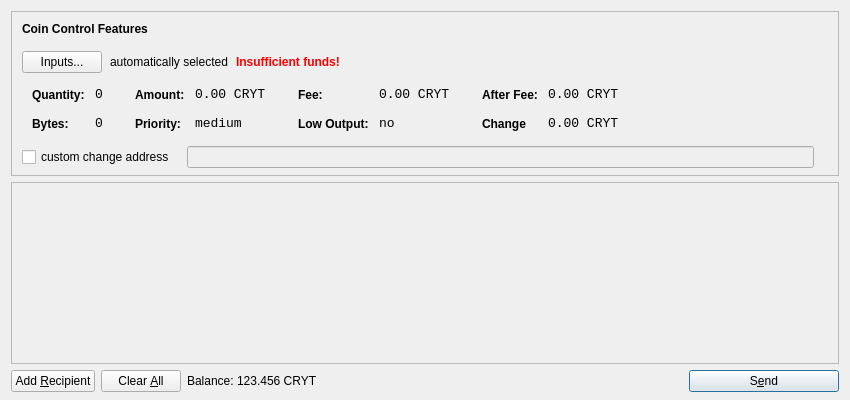
<?xml version="1.0" encoding="UTF-8"?>
<ui version="4.0">
 <class>SendCoinsDialog</class>
 <widget class="QDialog" name="SendCoinsDialog">
  <property name="geometry">
   <rect>
    <x>0</x>
    <y>0</y>
    <width>850</width>
    <height>400</height>
   </rect>
  </property>
  <property name="windowTitle">
   <string>Send Coins</string>
  </property>
  <layout class="QVBoxLayout" name="verticalLayout" stretch="0,1,0">
   <property name="bottomMargin">
    <number>8</number>
   </property>
   <item>
    <widget class="QFrame" name="frameCoinControl">
     <property name="sizePolicy">
      <sizepolicy hsizetype="Expanding" vsizetype="Expanding">
       <horstretch>0</horstretch>
       <verstretch>0</verstretch>
      </sizepolicy>
     </property>
     <property name="maximumSize">
      <size>
       <width>16777215</width>
       <height>16777215</height>
      </size>
     </property>
     <property name="frameShape">
      <enum>QFrame::StyledPanel</enum>
     </property>
     <property name="frameShadow">
      <enum>QFrame::Sunken</enum>
     </property>
     <layout class="QVBoxLayout" name="verticalLayoutCoinControl2">
      <property name="spacing">
       <number>-1</number>
      </property>
      <property name="leftMargin">
       <number>0</number>
      </property>
      <property name="topMargin">
       <number>0</number>
      </property>
      <property name="rightMargin">
       <number>0</number>
      </property>
      <property name="bottomMargin">
       <number>6</number>
      </property>
      <item>
       <layout class="QVBoxLayout" name="verticalLayoutCoinControl" stretch="0,0,0,0,1">
        <property name="spacing">
         <number>0</number>
        </property>
        <property name="leftMargin">
         <number>10</number>
        </property>
        <property name="topMargin">
         <number>10</number>
        </property>
        <item>
         <layout class="QHBoxLayout" name="horizontalLayoutCoinControl1">
          <property name="bottomMargin">
           <number>15</number>
          </property>
          <item>
           <widget class="QLabel" name="labelCoinControlFeatures">
            <property name="sizePolicy">
             <sizepolicy hsizetype="Preferred" vsizetype="Maximum">
              <horstretch>0</horstretch>
              <verstretch>0</verstretch>
             </sizepolicy>
            </property>
            <property name="font">
             <font>
              <weight>75</weight>
              <bold>true</bold>
             </font>
            </property>
            <property name="styleSheet">
             <string notr="true">font-weight:bold;</string>
            </property>
            <property name="text">
             <string>Coin Control Features</string>
            </property>
           </widget>
          </item>
         </layout>
        </item>
        <item>
         <layout class="QHBoxLayout" name="horizontalLayoutCoinControl2" stretch="0,0,0,0">
          <property name="spacing">
           <number>8</number>
          </property>
          <property name="bottomMargin">
           <number>10</number>
          </property>
          <item>
           <widget class="QPushButton" name="pushButtonCoinControl">
            <property name="styleSheet">
             <string notr="true"/>
            </property>
            <property name="text">
             <string>Inputs...</string>
            </property>
           </widget>
          </item>
          <item>
           <widget class="QLabel" name="labelCoinControlAutomaticallySelected">
            <property name="text">
             <string>automatically selected</string>
            </property>
            <property name="margin">
             <number>5</number>
            </property>
           </widget>
          </item>
          <item>
           <widget class="QLabel" name="labelCoinControlInsuffFunds">
            <property name="font">
             <font>
              <weight>75</weight>
              <bold>true</bold>
             </font>
            </property>
            <property name="styleSheet">
             <string notr="true">color:red;font-weight:bold;</string>
            </property>
            <property name="text">
             <string>Insufficient funds!</string>
            </property>
            <property name="margin">
             <number>5</number>
            </property>
           </widget>
          </item>
          <item>
           <spacer name="horizontalSpacerCoinControl">
            <property name="orientation">
             <enum>Qt::Horizontal</enum>
            </property>
            <property name="sizeHint" stdset="0">
             <size>
              <width>40</width>
              <height>1</height>
             </size>
            </property>
           </spacer>
          </item>
         </layout>
        </item>
        <item>
         <widget class="QWidget" name="widgetCoinControl" native="true">
          <property name="sizePolicy">
           <sizepolicy hsizetype="Preferred" vsizetype="Preferred">
            <horstretch>0</horstretch>
            <verstretch>0</verstretch>
           </sizepolicy>
          </property>
          <property name="minimumSize">
           <size>
            <width>0</width>
            <height>0</height>
           </size>
          </property>
          <property name="styleSheet">
           <string notr="true"/>
          </property>
          <layout class="QHBoxLayout" name="horizontalLayoutCoinControl5">
           <property name="margin">
            <number>0</number>
           </property>
           <item>
            <layout class="QHBoxLayout" name="horizontalLayoutCoinControl3" stretch="0,0,0,1">
             <property name="spacing">
              <number>20</number>
             </property>
             <property name="topMargin">
              <number>0</number>
             </property>
             <property name="bottomMargin">
              <number>10</number>
             </property>
             <item>
              <layout class="QFormLayout" name="formLayoutCoinControl1">
               <property name="horizontalSpacing">
                <number>10</number>
               </property>
               <property name="verticalSpacing">
                <number>14</number>
               </property>
               <property name="leftMargin">
                <number>10</number>
               </property>
               <property name="topMargin">
                <number>4</number>
               </property>
               <property name="rightMargin">
                <number>6</number>
               </property>
               <item row="0" column="0">
                <widget class="QLabel" name="labelCoinControlQuantityText">
                 <property name="styleSheet">
                  <string notr="true">font-weight:bold;</string>
                 </property>
                 <property name="text">
                  <string>Quantity:</string>
                 </property>
                 <property name="margin">
                  <number>0</number>
                 </property>
                </widget>
               </item>
               <item row="0" column="1">
                <widget class="QLabel" name="labelCoinControlQuantity">
                 <property name="font">
                  <font>
                   <family>Monospace</family>
                   <pointsize>10</pointsize>
                  </font>
                 </property>
                 <property name="cursor">
                  <cursorShape>IBeamCursor</cursorShape>
                 </property>
                 <property name="contextMenuPolicy">
                  <enum>Qt::ActionsContextMenu</enum>
                 </property>
                 <property name="text">
                  <string>0</string>
                 </property>
                 <property name="margin">
                  <number>0</number>
                 </property>
                 <property name="textInteractionFlags">
                  <set>Qt::LinksAccessibleByMouse|Qt::TextSelectableByKeyboard|Qt::TextSelectableByMouse</set>
                 </property>
                </widget>
               </item>
               <item row="1" column="0">
                <widget class="QLabel" name="labelCoinControlBytesText">
                 <property name="styleSheet">
                  <string notr="true">font-weight:bold;</string>
                 </property>
                 <property name="text">
                  <string>Bytes:</string>
                 </property>
                </widget>
               </item>
               <item row="1" column="1">
                <widget class="QLabel" name="labelCoinControlBytes">
                 <property name="font">
                  <font>
                   <family>Monospace</family>
                   <pointsize>10</pointsize>
                  </font>
                 </property>
                 <property name="cursor">
                  <cursorShape>IBeamCursor</cursorShape>
                 </property>
                 <property name="contextMenuPolicy">
                  <enum>Qt::ActionsContextMenu</enum>
                 </property>
                 <property name="text">
                  <string>0</string>
                 </property>
                 <property name="textInteractionFlags">
                  <set>Qt::LinksAccessibleByMouse|Qt::TextSelectableByKeyboard|Qt::TextSelectableByMouse</set>
                 </property>
                </widget>
               </item>
              </layout>
             </item>
             <item>
              <layout class="QFormLayout" name="formLayoutCoinControl2">
               <property name="horizontalSpacing">
                <number>10</number>
               </property>
               <property name="verticalSpacing">
                <number>14</number>
               </property>
               <property name="leftMargin">
                <number>6</number>
               </property>
               <property name="topMargin">
                <number>4</number>
               </property>
               <property name="rightMargin">
                <number>6</number>
               </property>
               <item row="0" column="0">
                <widget class="QLabel" name="labelCoinControlAmountText">
                 <property name="styleSheet">
                  <string notr="true">font-weight:bold;</string>
                 </property>
                 <property name="text">
                  <string>Amount:</string>
                 </property>
                 <property name="margin">
                  <number>0</number>
                 </property>
                </widget>
               </item>
               <item row="0" column="1">
                <widget class="QLabel" name="labelCoinControlAmount">
                 <property name="font">
                  <font>
                   <family>Monospace</family>
                   <pointsize>10</pointsize>
                  </font>
                 </property>
                 <property name="cursor">
                  <cursorShape>IBeamCursor</cursorShape>
                 </property>
                 <property name="contextMenuPolicy">
                  <enum>Qt::ActionsContextMenu</enum>
                 </property>
                 <property name="text">
                  <string>0.00 CRYT</string>
                 </property>
                 <property name="textInteractionFlags">
                  <set>Qt::LinksAccessibleByMouse|Qt::TextSelectableByKeyboard|Qt::TextSelectableByMouse</set>
                 </property>
                </widget>
               </item>
               <item row="1" column="0">
                <widget class="QLabel" name="labelCoinControlPriorityText">
                 <property name="styleSheet">
                  <string notr="true">font-weight:bold;</string>
                 </property>
                 <property name="text">
                  <string>Priority:</string>
                 </property>
                </widget>
               </item>
               <item row="1" column="1">
                <widget class="QLabel" name="labelCoinControlPriority">
                 <property name="font">
                  <font>
                   <family>Monospace</family>
                   <pointsize>10</pointsize>
                  </font>
                 </property>
                 <property name="cursor">
                  <cursorShape>IBeamCursor</cursorShape>
                 </property>
                 <property name="contextMenuPolicy">
                  <enum>Qt::ActionsContextMenu</enum>
                 </property>
                 <property name="text">
                  <string>medium</string>
                 </property>
                 <property name="textInteractionFlags">
                  <set>Qt::LinksAccessibleByMouse|Qt::TextSelectableByKeyboard|Qt::TextSelectableByMouse</set>
                 </property>
                </widget>
               </item>
              </layout>
             </item>
             <item>
              <layout class="QFormLayout" name="formLayoutCoinControl3">
               <property name="horizontalSpacing">
                <number>10</number>
               </property>
               <property name="verticalSpacing">
                <number>14</number>
               </property>
               <property name="leftMargin">
                <number>6</number>
               </property>
               <property name="topMargin">
                <number>4</number>
               </property>
               <property name="rightMargin">
                <number>6</number>
               </property>
               <item row="0" column="0">
                <widget class="QLabel" name="labelCoinControlFeeText">
                 <property name="styleSheet">
                  <string notr="true">font-weight:bold;</string>
                 </property>
                 <property name="text">
                  <string>Fee:</string>
                 </property>
                 <property name="margin">
                  <number>0</number>
                 </property>
                </widget>
               </item>
               <item row="0" column="1">
                <widget class="QLabel" name="labelCoinControlFee">
                 <property name="font">
                  <font>
                   <family>Monospace</family>
                   <pointsize>10</pointsize>
                  </font>
                 </property>
                 <property name="cursor">
                  <cursorShape>IBeamCursor</cursorShape>
                 </property>
                 <property name="contextMenuPolicy">
                  <enum>Qt::ActionsContextMenu</enum>
                 </property>
                 <property name="text">
                  <string>0.00 CRYT</string>
                 </property>
                 <property name="textInteractionFlags">
                  <set>Qt::LinksAccessibleByMouse|Qt::TextSelectableByKeyboard|Qt::TextSelectableByMouse</set>
                 </property>
                </widget>
               </item>
               <item row="1" column="0">
                <widget class="QLabel" name="labelCoinControlLowOutputText">
                 <property name="styleSheet">
                  <string notr="true">font-weight:bold;</string>
                 </property>
                 <property name="text">
                  <string>Low Output:</string>
                 </property>
                </widget>
               </item>
               <item row="1" column="1">
                <widget class="QLabel" name="labelCoinControlLowOutput">
                 <property name="font">
                  <font>
                   <family>Monospace</family>
                   <pointsize>10</pointsize>
                  </font>
                 </property>
                 <property name="cursor">
                  <cursorShape>IBeamCursor</cursorShape>
                 </property>
                 <property name="contextMenuPolicy">
                  <enum>Qt::ActionsContextMenu</enum>
                 </property>
                 <property name="text">
                  <string>no</string>
                 </property>
                 <property name="textInteractionFlags">
                  <set>Qt::LinksAccessibleByMouse|Qt::TextSelectableByKeyboard|Qt::TextSelectableByMouse</set>
                 </property>
                </widget>
               </item>
              </layout>
             </item>
             <item>
              <layout class="QFormLayout" name="formLayoutCoinControl4">
               <property name="horizontalSpacing">
                <number>10</number>
               </property>
               <property name="verticalSpacing">
                <number>14</number>
               </property>
               <property name="leftMargin">
                <number>6</number>
               </property>
               <property name="topMargin">
                <number>4</number>
               </property>
               <property name="rightMargin">
                <number>6</number>
               </property>
               <item row="0" column="0">
                <widget class="QLabel" name="labelCoinControlAfterFeeText">
                 <property name="styleSheet">
                  <string notr="true">font-weight:bold;</string>
                 </property>
                 <property name="text">
                  <string>After Fee:</string>
                 </property>
                 <property name="margin">
                  <number>0</number>
                 </property>
                </widget>
               </item>
               <item row="0" column="1">
                <widget class="QLabel" name="labelCoinControlAfterFee">
                 <property name="font">
                  <font>
                   <family>Monospace</family>
                   <pointsize>10</pointsize>
                  </font>
                 </property>
                 <property name="cursor">
                  <cursorShape>IBeamCursor</cursorShape>
                 </property>
                 <property name="contextMenuPolicy">
                  <enum>Qt::ActionsContextMenu</enum>
                 </property>
                 <property name="text">
                  <string>0.00 CRYT</string>
                 </property>
                 <property name="textInteractionFlags">
                  <set>Qt::LinksAccessibleByMouse|Qt::TextSelectableByKeyboard|Qt::TextSelectableByMouse</set>
                 </property>
                </widget>
               </item>
               <item row="1" column="0">
                <widget class="QLabel" name="labelCoinControlChangeText">
                 <property name="styleSheet">
                  <string notr="true">font-weight:bold;</string>
                 </property>
                 <property name="text">
                  <string>Change</string>
                 </property>
                </widget>
               </item>
               <item row="1" column="1">
                <widget class="QLabel" name="labelCoinControlChange">
                 <property name="font">
                  <font>
                   <family>Monospace</family>
                   <pointsize>10</pointsize>
                  </font>
                 </property>
                 <property name="cursor">
                  <cursorShape>IBeamCursor</cursorShape>
                 </property>
                 <property name="contextMenuPolicy">
                  <enum>Qt::ActionsContextMenu</enum>
                 </property>
                 <property name="text">
                  <string>0.00 CRYT</string>
                 </property>
                 <property name="textInteractionFlags">
                  <set>Qt::LinksAccessibleByMouse|Qt::TextSelectableByKeyboard|Qt::TextSelectableByMouse</set>
                 </property>
                </widget>
               </item>
              </layout>
             </item>
            </layout>
           </item>
          </layout>
         </widget>
        </item>
        <item>
         <layout class="QHBoxLayout" name="horizontalLayoutCoinControl4" stretch="0,0,0">
          <property name="spacing">
           <number>12</number>
          </property>
          <property name="sizeConstraint">
           <enum>QLayout::SetDefaultConstraint</enum>
          </property>
          <property name="topMargin">
           <number>5</number>
          </property>
          <property name="rightMargin">
           <number>5</number>
          </property>
          <item>
           <widget class="QCheckBox" name="checkBoxCoinControlChange">
            <property name="text">
             <string>custom change address</string>
            </property>
           </widget>
          </item>
          <item>
           <widget class="QLineEdit" name="lineEditCoinControlChange">
            <property name="enabled">
             <bool>false</bool>
            </property>
            <property name="sizePolicy">
             <sizepolicy hsizetype="Expanding" vsizetype="Fixed">
              <horstretch>0</horstretch>
              <verstretch>0</verstretch>
             </sizepolicy>
            </property>
           </widget>
          </item>
          <item>
           <widget class="QLabel" name="labelCoinControlChangeLabel">
            <property name="sizePolicy">
             <sizepolicy hsizetype="Preferred" vsizetype="Expanding">
              <horstretch>0</horstretch>
              <verstretch>0</verstretch>
             </sizepolicy>
            </property>
            <property name="minimumSize">
             <size>
              <width>0</width>
              <height>0</height>
             </size>
            </property>
            <property name="text">
             <string/>
            </property>
            <property name="margin">
             <number>3</number>
            </property>
           </widget>
          </item>
         </layout>
        </item>
        <item>
         <spacer name="verticalSpacerCoinControl">
          <property name="orientation">
           <enum>Qt::Vertical</enum>
          </property>
          <property name="sizeHint" stdset="0">
           <size>
            <width>800</width>
            <height>1</height>
           </size>
          </property>
         </spacer>
        </item>
       </layout>
      </item>
     </layout>
    </widget>
   </item>
   <item>
    <widget class="QScrollArea" name="scrollArea">
     <property name="widgetResizable">
      <bool>true</bool>
     </property>
     <widget class="QWidget" name="scrollAreaWidgetContents">
      <property name="geometry">
       <rect>
        <x>0</x>
        <y>0</y>
        <width>830</width>
        <height>165</height>
       </rect>
      </property>
      <layout class="QVBoxLayout" name="verticalLayout_2">
       <property name="margin">
        <number>0</number>
       </property>
       <item>
        <layout class="QVBoxLayout" name="entries">
         <property name="spacing">
          <number>6</number>
         </property>
        </layout>
       </item>
       <item>
        <spacer name="verticalSpacer">
         <property name="orientation">
          <enum>Qt::Vertical</enum>
         </property>
         <property name="sizeHint" stdset="0">
          <size>
           <width>20</width>
           <height>40</height>
          </size>
         </property>
        </spacer>
       </item>
      </layout>
     </widget>
    </widget>
   </item>
   <item>
    <layout class="QHBoxLayout" name="horizontalLayout">
     <item>
      <widget class="QPushButton" name="addButton">
       <property name="toolTip">
        <string>Send to multiple recipients at once</string>
       </property>
       <property name="text">
        <string>Add &amp;Recipient</string>
       </property>
       <property name="icon">
        <iconset resource="../bitcoin.qrc">
         <normaloff>:/icons/add</normaloff>:/icons/add</iconset>
       </property>
       <property name="autoDefault">
        <bool>false</bool>
       </property>
      </widget>
     </item>
     <item>
      <widget class="QPushButton" name="clearButton">
       <property name="sizePolicy">
        <sizepolicy hsizetype="Minimum" vsizetype="Fixed">
         <horstretch>0</horstretch>
         <verstretch>0</verstretch>
        </sizepolicy>
       </property>
       <property name="toolTip">
        <string>Remove all transaction fields</string>
       </property>
       <property name="text">
        <string>Clear &amp;All</string>
       </property>
       <property name="icon">
        <iconset resource="../bitcoin.qrc">
         <normaloff>:/icons/remove</normaloff>:/icons/remove</iconset>
       </property>
       <property name="autoRepeatDelay">
        <number>300</number>
       </property>
       <property name="autoDefault">
        <bool>false</bool>
       </property>
      </widget>
     </item>
     <item>
      <layout class="QHBoxLayout" name="horizontalLayout_2">
       <property name="spacing">
        <number>3</number>
       </property>
       <item>
        <widget class="QLabel" name="label">
         <property name="sizePolicy">
          <sizepolicy hsizetype="Preferred" vsizetype="Fixed">
           <horstretch>0</horstretch>
           <verstretch>0</verstretch>
          </sizepolicy>
         </property>
         <property name="text">
          <string>Balance:</string>
         </property>
        </widget>
       </item>
       <item>
        <widget class="QLabel" name="labelBalance">
         <property name="sizePolicy">
          <sizepolicy hsizetype="Preferred" vsizetype="Fixed">
           <horstretch>0</horstretch>
           <verstretch>0</verstretch>
          </sizepolicy>
         </property>
         <property name="cursor">
          <cursorShape>IBeamCursor</cursorShape>
         </property>
         <property name="text">
          <string>123.456 CRYT</string>
         </property>
         <property name="textInteractionFlags">
          <set>Qt::LinksAccessibleByMouse|Qt::TextSelectableByKeyboard|Qt::TextSelectableByMouse</set>
         </property>
        </widget>
       </item>
      </layout>
     </item>
     <item>
      <spacer name="horizontalSpacer">
       <property name="orientation">
        <enum>Qt::Horizontal</enum>
       </property>
       <property name="sizeHint" stdset="0">
        <size>
         <width>40</width>
         <height>20</height>
        </size>
       </property>
      </spacer>
     </item>
     <item>
      <widget class="QPushButton" name="sendButton">
       <property name="minimumSize">
        <size>
         <width>150</width>
         <height>0</height>
        </size>
       </property>
       <property name="toolTip">
        <string>Confirm the send action</string>
       </property>
       <property name="text">
        <string>S&amp;end</string>
       </property>
       <property name="icon">
        <iconset resource="../bitcoin.qrc">
         <normaloff>:/icons/send</normaloff>:/icons/send</iconset>
       </property>
       <property name="default">
        <bool>true</bool>
       </property>
      </widget>
     </item>
    </layout>
   </item>
  </layout>
 </widget>
 <resources>
  <include location="../bitcoin.qrc"/>
 </resources>
 <connections/>
</ui>
